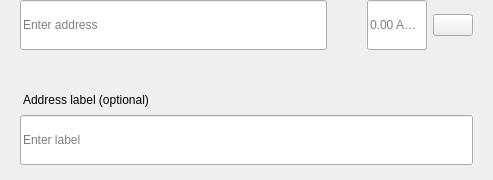
<?xml version="1.0" encoding="UTF-8"?>
<ui version="4.0">
 <class>SendMultiRow</class>
 <widget class="QWidget" name="SendMultiRow">
  <property name="geometry">
   <rect>
    <x>0</x>
    <y>0</y>
    <width>493</width>
    <height>180</height>
   </rect>
  </property>
  <property name="minimumSize">
   <size>
    <width>0</width>
    <height>0</height>
   </size>
  </property>
  <property name="maximumSize">
   <size>
    <width>16777215</width>
    <height>16777215</height>
   </size>
  </property>
  <property name="windowTitle">
   <string>Form</string>
  </property>
  <layout class="QVBoxLayout" name="verticalLayout_3">
   <property name="spacing">
    <number>0</number>
   </property>
   <property name="leftMargin">
    <number>0</number>
   </property>
   <property name="topMargin">
    <number>0</number>
   </property>
   <property name="rightMargin">
    <number>20</number>
   </property>
   <property name="bottomMargin">
    <number>5</number>
   </property>
   <item alignment="Qt::AlignTop">
    <widget class="QWidget" name="widget" native="true">
     <property name="sizePolicy">
      <sizepolicy hsizetype="Expanding" vsizetype="Maximum">
       <horstretch>0</horstretch>
       <verstretch>0</verstretch>
      </sizepolicy>
     </property>
     <property name="minimumSize">
      <size>
       <width>0</width>
       <height>60</height>
      </size>
     </property>
     <property name="maximumSize">
      <size>
       <width>16777215</width>
       <height>85</height>
      </size>
     </property>
     <layout class="QHBoxLayout" name="horizontalLayout" stretch="6,0,2">
      <property name="spacing">
       <number>0</number>
      </property>
      <property name="leftMargin">
       <number>8</number>
      </property>
      <property name="topMargin">
       <number>0</number>
      </property>
      <property name="rightMargin">
       <number>0</number>
      </property>
      <property name="bottomMargin">
       <number>0</number>
      </property>
      <item alignment="Qt::AlignTop">
       <widget class="QStackedWidget" name="stackedAddress">
        <property name="minimumSize">
         <size>
          <width>0</width>
          <height>50</height>
         </size>
        </property>
        <property name="maximumSize">
         <size>
          <width>16777215</width>
          <height>50</height>
         </size>
        </property>
        <widget class="QWidget" name="page_4">
         <property name="sizePolicy">
          <sizepolicy hsizetype="Expanding" vsizetype="Preferred">
           <horstretch>0</horstretch>
           <verstretch>0</verstretch>
          </sizepolicy>
         </property>
         <property name="minimumSize">
          <size>
           <width>0</width>
           <height>50</height>
          </size>
         </property>
         <property name="maximumSize">
          <size>
           <width>16777215</width>
           <height>55</height>
          </size>
         </property>
         <layout class="QVBoxLayout" name="verticalLayout_7">
          <property name="spacing">
           <number>0</number>
          </property>
          <property name="leftMargin">
           <number>12</number>
          </property>
          <property name="topMargin">
           <number>0</number>
          </property>
          <property name="rightMargin">
           <number>0</number>
          </property>
          <property name="bottomMargin">
           <number>0</number>
          </property>
          <item>
           <widget class="QLineEdit" name="lineEditAddress">
            <property name="minimumSize">
             <size>
              <width>0</width>
              <height>50</height>
             </size>
            </property>
            <property name="maximumSize">
             <size>
              <width>16777215</width>
              <height>50</height>
             </size>
            </property>
            <property name="placeholderText">
             <string>Enter address</string>
            </property>
           </widget>
          </item>
         </layout>
        </widget>
        <widget class="QWidget" name="page_3"/>
       </widget>
      </item>
      <item>
       <spacer name="horizontalSpacer_3">
        <property name="orientation">
         <enum>Qt::Horizontal</enum>
        </property>
        <property name="sizeType">
         <enum>QSizePolicy::Fixed</enum>
        </property>
        <property name="sizeHint" stdset="0">
         <size>
          <width>40</width>
          <height>20</height>
         </size>
        </property>
       </spacer>
      </item>
      <item>
       <layout class="QHBoxLayout" name="horizontalLayout_2">
        <property name="spacing">
         <number>6</number>
        </property>
        <item alignment="Qt::AlignTop">
         <widget class="QLineEdit" name="lineEditAmount">
          <property name="sizePolicy">
           <sizepolicy hsizetype="Expanding" vsizetype="Preferred">
            <horstretch>0</horstretch>
            <verstretch>0</verstretch>
           </sizepolicy>
          </property>
          <property name="minimumSize">
           <size>
            <width>0</width>
            <height>50</height>
           </size>
          </property>
          <property name="maximumSize">
           <size>
            <width>16777215</width>
            <height>50</height>
           </size>
          </property>
          <property name="maxLength">
           <number>17</number>
          </property>
          <property name="alignment">
           <set>Qt::AlignLeading|Qt::AlignLeft|Qt::AlignVCenter</set>
          </property>
          <property name="placeholderText">
           <string notr="true">0.00 ANEY</string>
          </property>
         </widget>
        </item>
        <item>
         <layout class="QVBoxLayout" name="verticalLayout">
          <property name="topMargin">
           <number>14</number>
          </property>
          <property name="bottomMargin">
           <number>0</number>
          </property>
          <item alignment="Qt::AlignTop">
           <widget class="QPushButton" name="btnMenu">
            <property name="minimumSize">
             <size>
              <width>0</width>
              <height>0</height>
             </size>
            </property>
            <property name="maximumSize">
             <size>
              <width>16777215</width>
              <height>16777215</height>
             </size>
            </property>
            <property name="focusPolicy">
             <enum>Qt::NoFocus</enum>
            </property>
            <property name="text">
             <string/>
            </property>
           </widget>
          </item>
         </layout>
        </item>
       </layout>
      </item>
     </layout>
    </widget>
   </item>
   <item>
    <widget class="QWidget" name="layoutLabel" native="true">
     <property name="minimumSize">
      <size>
       <width>0</width>
       <height>0</height>
      </size>
     </property>
     <property name="maximumSize">
      <size>
       <width>16777215</width>
       <height>16777215</height>
      </size>
     </property>
     <layout class="QVBoxLayout" name="verticalLayout_9">
      <property name="spacing">
       <number>6</number>
      </property>
      <property name="leftMargin">
       <number>20</number>
      </property>
      <property name="topMargin">
       <number>0</number>
      </property>
      <property name="rightMargin">
       <number>0</number>
      </property>
      <property name="bottomMargin">
       <number>10</number>
      </property>
      <item>
       <spacer name="verticalSpacer">
        <property name="orientation">
         <enum>Qt::Vertical</enum>
        </property>
        <property name="sizeType">
         <enum>QSizePolicy::Fixed</enum>
        </property>
        <property name="sizeHint" stdset="0">
         <size>
          <width>20</width>
          <height>20</height>
         </size>
        </property>
       </spacer>
      </item>
      <item>
       <widget class="QLabel" name="labelSubtitleDescription">
        <property name="styleSheet">
         <string notr="true">margin-bottom:2px;
margin-left:0.05px;
padding:0px;</string>
        </property>
        <property name="text">
         <string>Address label (optional)</string>
        </property>
       </widget>
      </item>
      <item>
       <widget class="QLineEdit" name="lineEditDescription">
        <property name="minimumSize">
         <size>
          <width>0</width>
          <height>50</height>
         </size>
        </property>
        <property name="maximumSize">
         <size>
          <width>16777215</width>
          <height>50</height>
         </size>
        </property>
        <property name="placeholderText">
         <string>Enter label</string>
        </property>
       </widget>
      </item>
     </layout>
    </widget>
   </item>
  </layout>
 </widget>
 <resources/>
 <connections/>
</ui>
